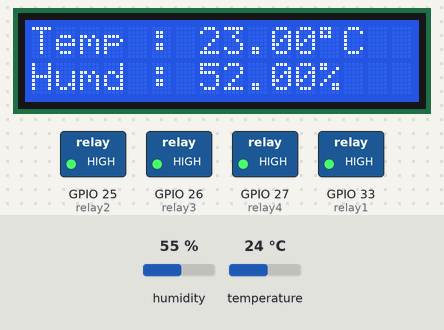
This sketch was run on a simulated ESP32. On the bench: 16×2 character LCD, switched loads named in the sketch (green lamp = pin HIGH). Inputs (shaded band) come from the test bench; at power-on: temperature 24 °C, humidity 55 %. WiFi joins after 1.5 s; servers stay silent unless stated; what the sketch prints to the serial monitor is not drawn.

Above: at 2.7 s.
2.8 s: temperature set to 28 °C
At 9.0 s:
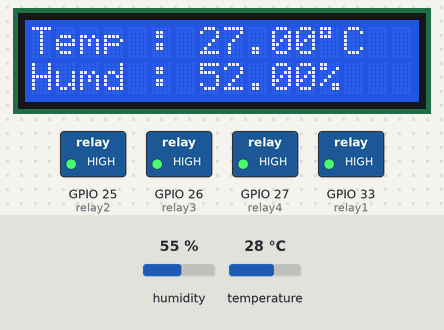
13.1 s: temperature set to 31 °C
At 20.0 s:
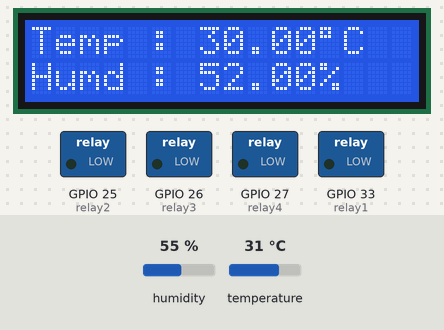
20.3 s: humidity set to 22 %
At 30.1 s:
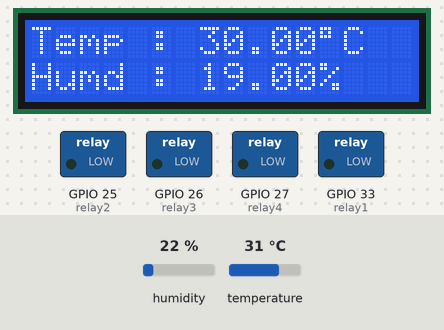
30.4 s: humidity set to 40 %
At 40.4 s:
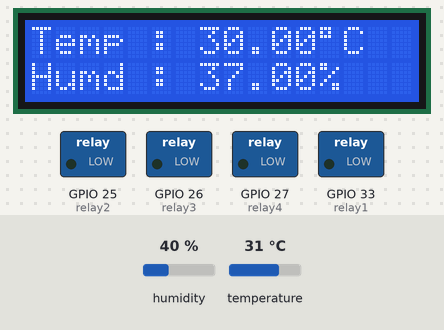
Timing chart, 0 to 41.5 s (numbered marks = the images above; inputs shaded):
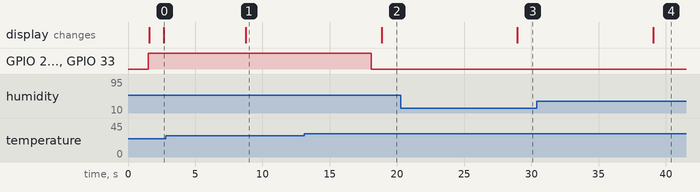

The sketch:

livedata.ino
```cpp
#include <FirebaseESP32.h>
#include <Wire.h>
#include <WiFi.h>
#include "DHT.h"
#include <LiquidCrystal_I2C.h>

#define FIREBASE_HOST "https://mushroom-indoor-farming-default-rtdb.asia-southeast1.firebasedatabase.app/"
#define WIFI_SSID "Surya's phone"
#define WIFI_PASSWORD "sury@1234"
#define FIREBASE_AUTH "AIzaSyBrmo-ASK3u62-o2-3-4biLSI_wXpZZLPs"
#define DHTPIN 14 // Pin number
#define DHTTYPE DHT11 // Sensor type

DHT dht(DHTPIN, DHTTYPE);
FirebaseData firebaseData; // Firebase object
int relay1 = 33; // Relay pins
int relay2 = 25; // Relay pins
int relay3 = 26; // Relay pins
int relay4 = 27; // Relay pins

// LCD Display Setup
LiquidCrystal_I2C lcd(0x3F, 16, 2);

void setup() {
  Serial.begin(9600);
  WiFi.begin(WIFI_SSID, WIFI_PASSWORD);

  Serial.print("Connecting...");
  while (WiFi.status() != WL_CONNECTED) {
    Serial.print(".");
    delay(300);
  }
  Serial.println();
  Serial.print("IP Address: ");
  Serial.println(WiFi.localIP());
  Serial.println();

  Firebase.begin(FIREBASE_HOST, FIREBASE_AUTH);
  dht.begin();

  pinMode(relay1, OUTPUT);
  pinMode(relay2, OUTPUT);
  pinMode(relay3, OUTPUT);
  pinMode(relay4, OUTPUT);
  digitalWrite(relay1, HIGH);
  digitalWrite(relay2, HIGH);
  digitalWrite(relay3, HIGH);
  digitalWrite(relay4, HIGH);

  // Initialize the LCD
  lcd.init();
  lcd.backlight();
}


void loop() {
  float humidity = dht.readHumidity() - 3;
  float temperature = dht.readTemperature() - 1;

  if (isnan(humidity) || isnan(temperature)) {
    Serial.println("Failed to read from DHT sensor!");
    Firebase.setString(firebaseData, "/farmlink/live/ERROR", "Failed to read from DHT sensor!");
    delay(5000);
  } else {
    Serial.print("temperature: ");
    Serial.print(temperature,3);
    Serial.print("°C");
    Serial.print(" humidity: ");
    Serial.print(humidity,3);
    Serial.print("%");
    Serial.println();

    // Update live readings
    Firebase.setFloat(firebaseData, "/farmlink/live/temperature", temperature);
    Firebase.setFloat(firebaseData, "/farmlink/live/humidity", humidity);

    // Control devices based on conditions
    bool isSprinklerOn = false;
    bool isCoolerOn = false;
    bool isExhaustOn = false;
    bool isPumpOn = false;

    // Conditions for controlling devices
    if (temperature > 28 && humidity < 70) {
      isSprinklerOn = true;
      isCoolerOn = true;
      isExhaustOn = true;
      isPumpOn = true;
      Serial.println("Sprinkler, Cooler, and Exhaust are ON");
      delay(4000);
    } else if (temperature > 30 && (humidity > 75 || humidity < 70)) {
      isSprinklerOn = true;
      isCoolerOn = true;
      isExhaustOn = true;
      isPumpOn = true;
      Serial.println("Sprinkler, Cooler, and Exhaust are ON");
      delay(4000);
    } else if (temperature > 23 && temperature < 25) {
      isSprinklerOn = false;
      isCoolerOn = false;
      isExhaustOn = false;
      isPumpOn = false;
      Serial.println("Cooler and Sprinkler are OFF");
      delay(4000);
    }

    // Update relay statuses
    digitalWrite(relay1, isSprinklerOn ? LOW : HIGH);
    digitalWrite(relay2, isCoolerOn ? LOW : HIGH);
    digitalWrite(relay3, isExhaustOn ? LOW : HIGH);
    digitalWrite(relay4, isPumpOn ? LOW : HIGH);

    // Update relay statuses in Firebase
    Firebase.setString(firebaseData, "/farmlink/live/sprinkler", isSprinklerOn ? "ON" : "OFF");
    Firebase.setString(firebaseData, "/farmlink/live/cooler", isCoolerOn ? "ON" : "OFF");
    Firebase.setString(firebaseData, "/farmlink/live/exhaust", isExhaustOn ? "ON" : "OFF");
    Firebase.setString(firebaseData, "/farmlink/live/pump", isPumpOn ? "ON" : "OFF");

    // Store data in "data set" with a push()
    String dataSetPath = "/farmlink/data_set";
    FirebaseJson jsonData;
    jsonData.add("temperature", temperature);
    jsonData.add("humidity", humidity);
    jsonData.add("sprinkler", isSprinklerOn ? "ON" : "OFF");
    jsonData.add("cooler", isCoolerOn ? "ON" : "OFF");
    jsonData.add("exhaust", isExhaustOn ? "ON" : "OFF");
    jsonData.add("pump", isPumpOn ? "ON" : "OFF");
    Firebase.pushJSON(firebaseData, dataSetPath, jsonData);

    // Display data on the LCD
    lcd.setCursor(0, 0);
    lcd.print("Temp : ");
    lcd.print(temperature,2);
    lcd.print((char)223);
    lcd.print("C");

    lcd.setCursor(0, 1);
    lcd.print("Humd : ");
    lcd.print(humidity,2);
    lcd.print("%");

    // Delay for a minute
    delay(5000);
  }
}
```

Measured:
- the behaviour switches between 29 and 30 °C on temperature (found by bisection; images 1 and 2)
- after the input at 2.8 s, the display: changes after 6.0 s (image 1)
- after the input at 13.1 s, GPIO 25 (relay2), GPIO 26 (relay3), GPIO 27 (relay4), GPIO 33 (relay1): HIGH → LOW after 5.0 s; the display: changes after 5.8 s (image 2)
- after the input at 20.3 s, the display: changes after 8.7 s (image 3)
- after the input at 30.4 s, the display: changes after 8.7 s (image 4)
